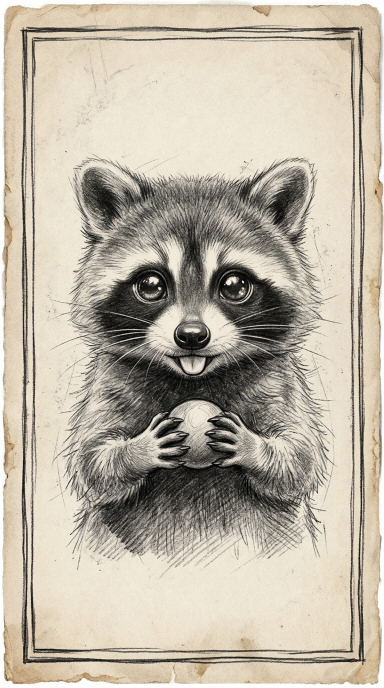
#> input picture wanted/sursa/raton-B-original.jpg, 768 x 1376 px (shown at 1/2 size)
$ python pregateste.py
#> lines starting #> are read from the running program, lines starting #| are printed output that depends on the picture
# Pregătește un desen generat pentru afiș: decupează ratonul (fără ramă), face fundalul alb,
# estompează marginile, îl mărește pentru print și îl transformă în „cerneală” pe fond transparent.
# Rulare: python3 wanted/sursa/pregateste.py
from PIL import Image, ImageFilter
import numpy as np
import os

DIR = os.path.dirname(os.path.abspath(__file__))
# varianta: (fișier original, decupaj x0, y0, x1, y1)
VARIANTE = {
    'B': ('raton-B-original.jpg', (70, 285, 710, 960)),
    'C': ('raton-C-original.jpg', (70, 80, 700, 760)),
}

for v, (src, box) in VARIANTE.items():
    a = np.array(Image.open(os.path.join(DIR, src)).convert('L').crop(box)).astype(float)
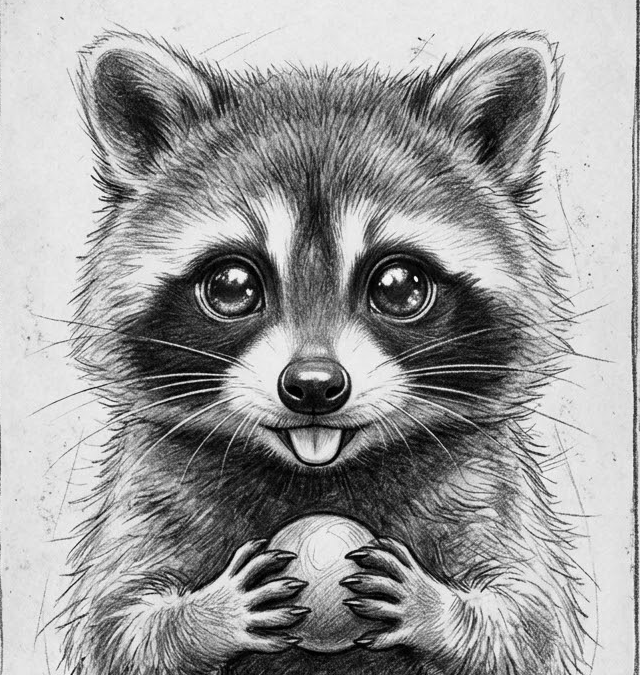
#> a: shape (675, 640) float64; min 0, max 254, mean 155.8
    black, white = 12, 222
    a = np.clip((a - black) / (white - black), 0, 1) ** 1.1 * 255
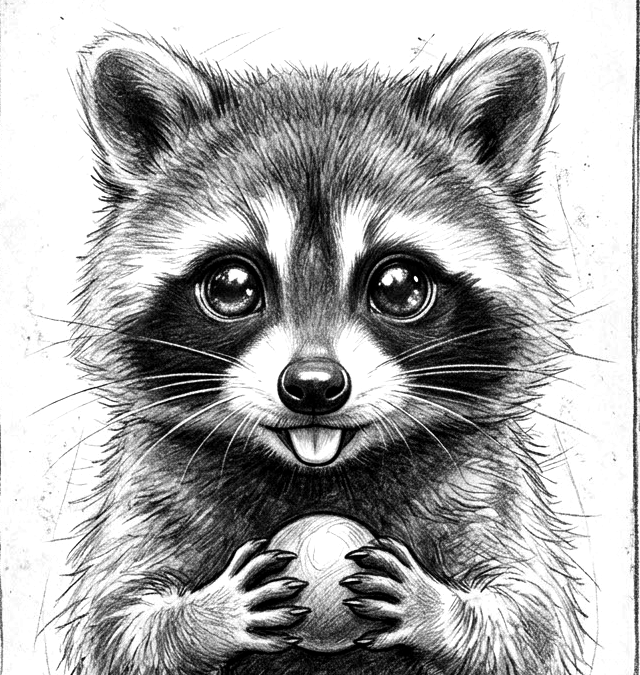
#> a: shape (675, 640) float64; min 0, max 255, mean 168.7
    h, w = a.shape
#> h = 675; w = 640
    yy, xx = np.mgrid[0:h, 0:w]
    d = np.minimum.reduce([xx, w - 1 - xx, yy, h - 1 - yy]).astype(float)
    a = 255 - (255 - a) * np.clip(d / 45, 0, 1) ** 1.5
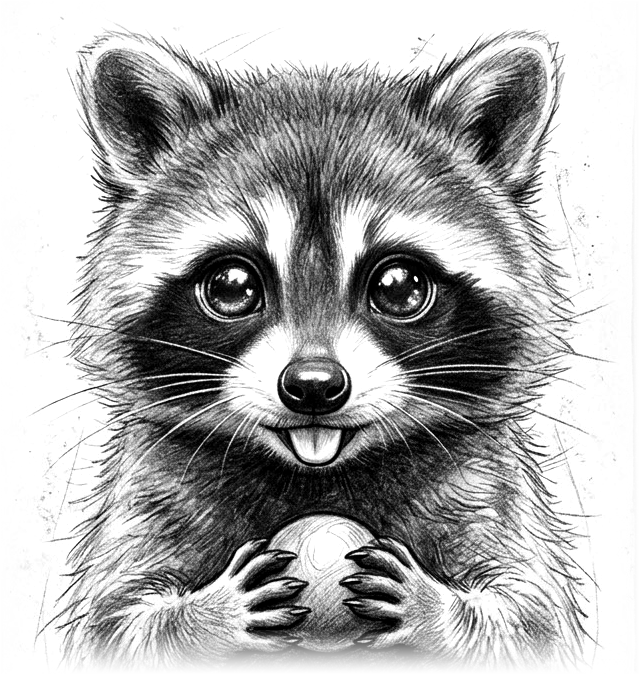
#> a: shape (675, 640) float64; min 0, max 255, mean 175.2
    img = Image.fromarray(a.astype('uint8'))
    img = img.resize((round(w * 1320 / h), 1320), Image.LANCZOS).filter(ImageFilter.UnsharpMask(radius=2.2, percent=70, threshold=2))
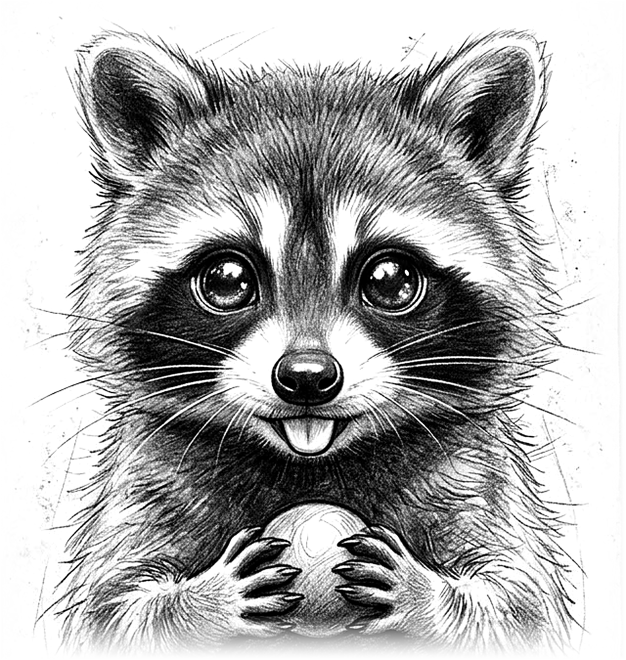
#> img: PIL image 1252x1320 L (shown at 1/2 size); min 0, max 255, mean 174.1
    L = np.array(img).astype(float)
    rgba = np.zeros((L.shape[0], L.shape[1], 4), 'uint8')
    rgba[..., 0], rgba[..., 1], rgba[..., 2] = 29, 24, 20
    rgba[..., 3] = np.clip(255 - L, 0, 255).astype('uint8')
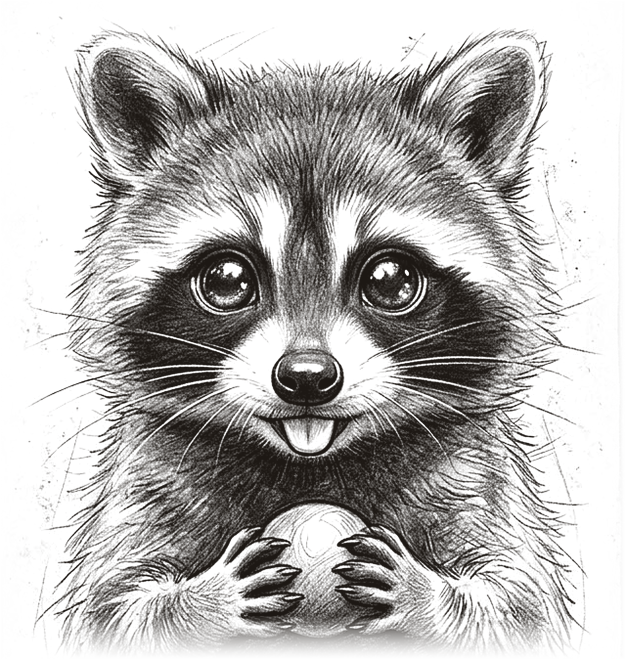
#> rgba: shape (1320, 1252, 4) (shown at 1/2 size); mean of channels 0, 1, 2, 3 29, 24, 20, 80.9; transparent parts drawn white
    Image.fromarray(rgba, 'RGBA').save(os.path.join(DIR, f'raton-{v}.png'), optimize=True)
    print(v, img.size)
#| B (1252, 1320)
#> pass 2 of the loop `for v, (src, box) in VARIANTE.items():`:
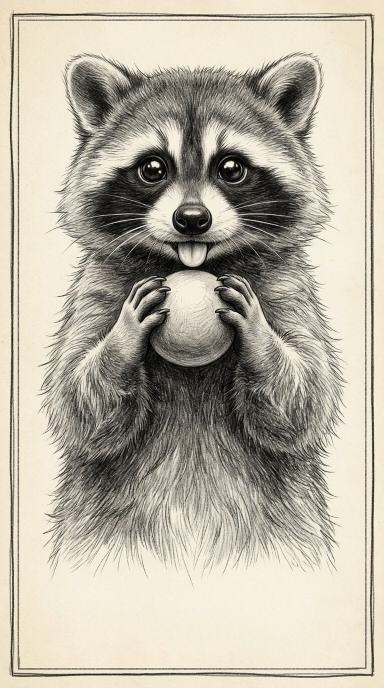
#> input picture wanted/sursa/raton-C-original.jpg, 768 x 1376 px (shown at 1/2 size)
#> `img = img.resize((round(w * 1320 / h), 1320), Image.LANCZOS).filter(Im..`:
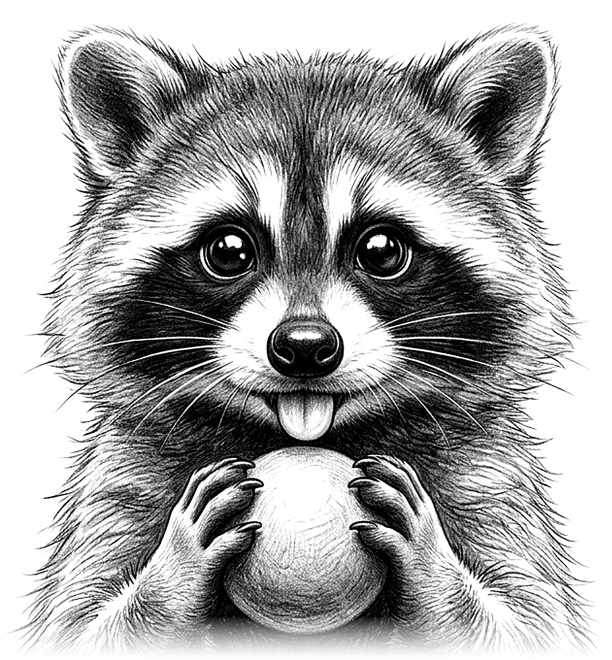
#> img: PIL image 1223x1320 L (shown at 1/2 size); min 0, max 255, mean 168.2
#> L: shape (1320, 1223) float64
#> `rgba[..., 3] = np.clip(255 - L, 0, 255).astype('uint8')`:
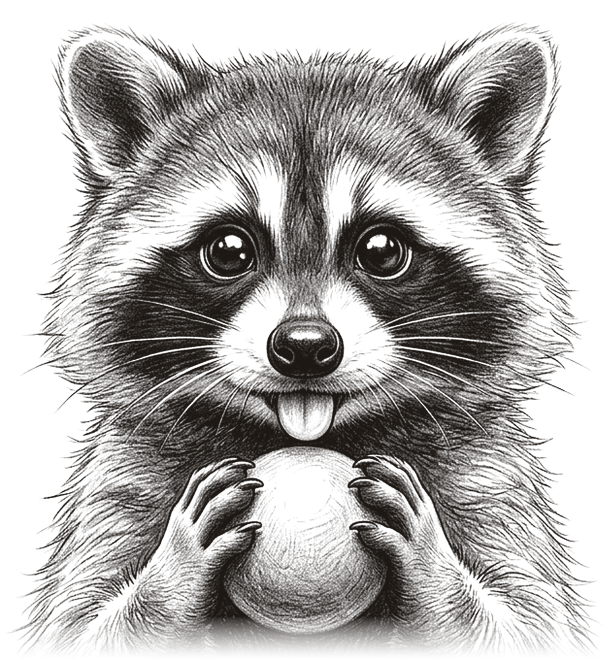
#> rgba: shape (1320, 1223, 4) (shown at 1/2 size); mean of channels 0, 1, 2, 3 29, 24, 20, 86.8; transparent parts drawn white
#| C (1223, 1320)
